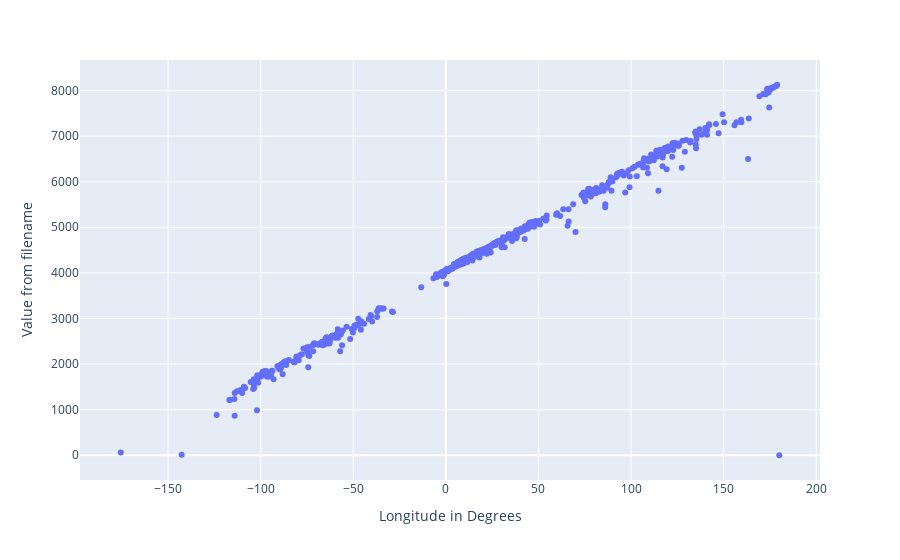

The notebook cell this image was saved under:
### Code cell
fig = px.scatter(
    df,
    x="maxLon",
    y="f1",
    hover_name="name",
    hover_data=["maxLon", "f1"],
    labels={
        "f1": "Value from filename",
        "maxLon": "Longitude in Degrees",
    },
)
fig.show()

### Figure 1 — Plotly figure (JSON) as saved in the notebook; plotly's stock layout.template omitted (floating-point values rounded to 4 significant figures; data arrays with more than 128 entries replaced by an {"elided": "..."} marker saying what was removed)
{"data": [{"hovertemplate": "<b>%{hovertext}</b><br><br>Longitude in Degrees=%{x}<br>Value from filename=%{y}<extra></extra>", "hovertext": {"elided": "626 str values"}, "legendgroup": "", "marker": {"color": "#636efa", "symbol": "circle"}, "mode": "markers", "name": "", "orientation": "v", "showlegend": false, "type": "scatter", "x": {"elided": "626 float values"}, "xaxis": "x", "y": {"elided": "626 int values"}, "yaxis": "y"}], "layout": {"legend": {"tracegroupgap": 0}, "margin": {"t": 60}, "xaxis": {"anchor": "y", "domain": [0, 1], "title": {"text": "Longitude in Degrees"}}, "yaxis": {"anchor": "x", "domain": [0, 1], "title": {"text": "Value from filename"}}}}
